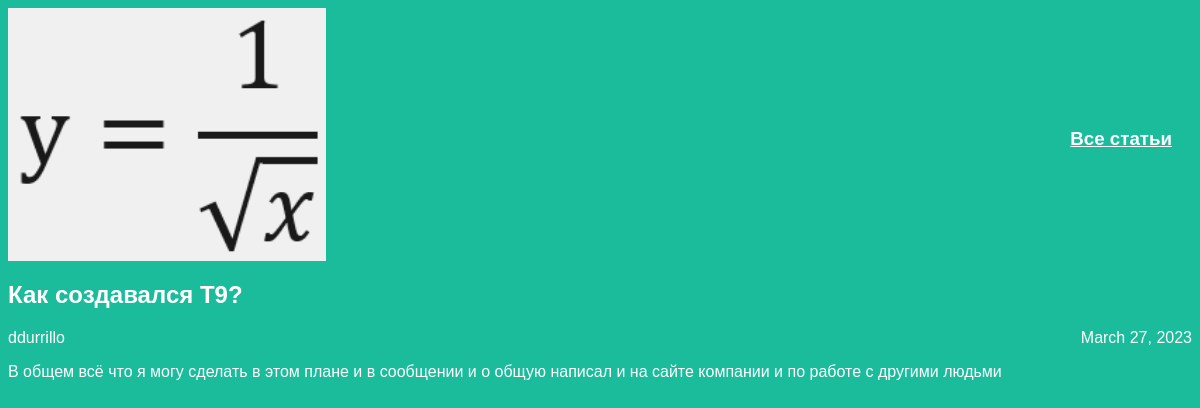
Screenshot of /article/4 with the database file from the repository.
### articles/models.py (models this page shows, shortened)
class Article(models.Model):
	title = models.CharField(max_length=200)
	author = models.ForeignKey(User, on_delete=models.CASCADE)
	text = models.TextField()
	created_date = models.DateField(auto_now_add=True)

### articles/views.py (the view)
# urls.py: re_path(r'^article/(?P<article_id>\d+)$', views.get_article, name='get_article'),
def get_article(request, article_id):
    try:
        post = Article.objects.get(id=article_id)
        return render(request, 'article.html', {"post": post})
    except Article.DoesNotExist:
        raise Http404

### articles/templates/article.html (shortened to what this page needs)
<!DOCTYPE html>
<html lang="en">
<head>
    <link rel="stylesheet" href="{{ STATIC_URL}}/static/css/article.css">
</head>
<body class="article">
    <div class="header">
        <h3><a>Все статьи</a></h3>
        <img class="article-logo" src="{{ STATIC_URL }}/static/img/logo.png" />
    </div>
    <div class="one-post">
        <h2 class="post-title">{{post.title}}</h2>
        <div class="article-info">
            <div class="article-author">{{post.author.username}}</div>
            <div class="article-created-date">{{post.created_date}}</div>
        </div>
        <p class="article-text">{{post.text}}</p>
    </div>
</body>
</html>

### articles/static/css/article.css (style rules this page uses)
body { background: #1abc9c; font-family: Tahoma, Arial, sans-serif; color: #ffffff; }
.header { position: relative; }
.header img { display: block; width: 318px; margin-right: auto; }
.header h3 { position: absolute; right: 20px; top: 40%; text-decoration-line: underline; }
.article-author { width: 50%; float: left; }
.article-created-date { text-align: right; }

### rows the page displays
Article: title "Как создавался Т9?", author.username "ddurrillo", created_date "March 27, 2023", text "В общем всё что я могу сделать в этом плане и в сообщении и о общую написал и на сайте компании и по работе с другими людьми"
